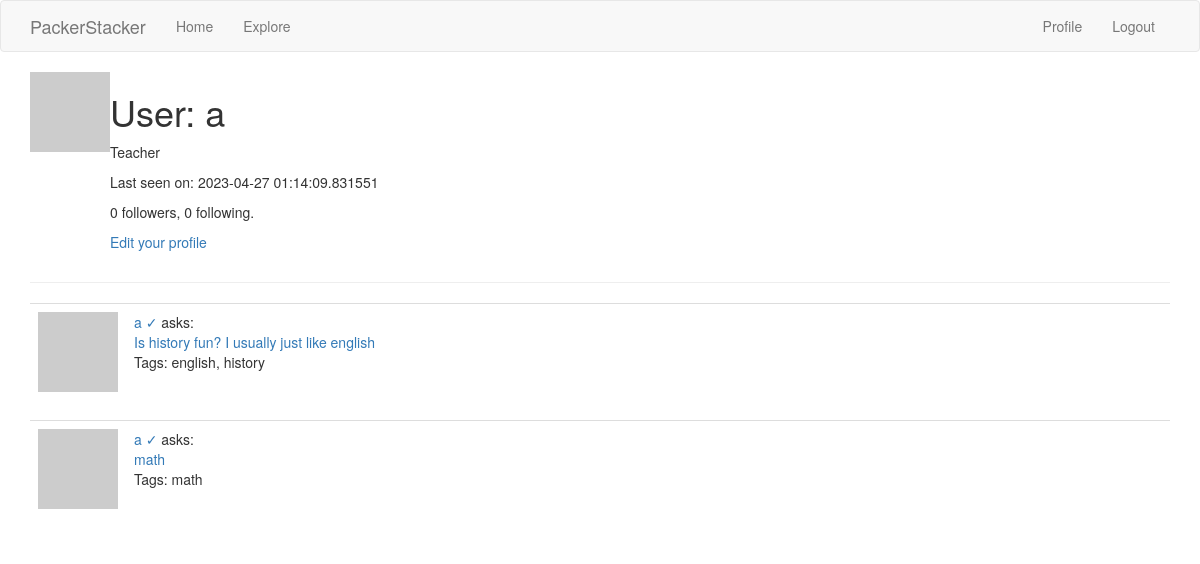
The page /user/a (signed in) on the database its author committed.
### app/models.py (models this page shows, shortened)
class User(UserMixin, db.Model):
    id = db.Column(db.Integer, primary_key=True)
    username = db.Column(db.String(64), index=True, unique=True)
    email = db.Column(db.String(120), index=True, unique=True)
    password_hash = db.Column(db.String(128))
    questions = db.relationship('Question', backref='author', lazy='dynamic')
    replies = db.relationship('Reply', backref='author', lazy='dynamic')
    about_me = db.Column(db.String(140))
    last_seen = db.Column(db.DateTime, default=datetime.utcnow)
    type = db.Column(db.Boolean())
    def avatar(self, size):
        digest = md5(self.email.lower().encode('utf-8')).hexdigest()
        return 'https://www.gravatar.com/avatar/{}?d=identicon&s={}'.format(digest, size)
    followed = db.relationship(
        'User', secondary=followers,
        primaryjoin=(followers.c.follower_id == id),
        secondaryjoin=(followers.c.followed_id == id),
        backref=db.backref('followers', lazy='dynamic'), lazy='dynamic')

class Question(db.Model):
    id = db.Column(db.Integer, primary_key=True)
    body = db.Column(db.String(1000))
    timestamp = db.Column(db.DateTime, index=True, default=datetime.utcnow)
    user_id = db.Column(db.Integer, db.ForeignKey('user.id'))
    replies = db.relationship('Reply', backref='op', lazy='dynamic')

class Tag(db.Model):
    id = db.Column(db.Integer, primary_key=True)
    name = db.Column(db.String(30), unique=True)
    questions = db.relationship('Question', secondary='question_tag', backref='tags')

### app/routes.py (the view)
@app.route('/user/<username>')
@login_required
def user(username):
    user = User.query.filter_by(username=username).first_or_404()
    page = request.args.get('page', 1, type=int)
    questions = user.questions.order_by(Question.timestamp.desc()).paginate(
        page=page, per_page=app.config['QUESTIONS_PER_PAGE'], error_out=False)
    next_url = url_for('user', username=user.username, page=questions.next_num) \
        if questions.has_next else None
    prev_url = url_for('user', username=user.username, page=questions.prev_num) \
        if questions.has_prev else None
    form = EmptyForm()
    return render_template('user.html', user=user, questions=questions.items,
                           next_url=next_url, prev_url=prev_url, form=form)

### app/models.py (called while the page is built)
@login.user_loader
def load_user(id):
    return User.query.get(int(id))

### app/routes.py (called while the page is built)
@app.before_request
def before_request():
    if current_user.is_authenticated:
        current_user.last_seen = datetime.utcnow()
        db.session.commit()

### app/templates/user.html (shortened to what this page needs)
{% extends "base.html" %}
{% import 'bootstrap/wtf.html' as wtf %}
{% block app_content %}
    <table>
      <tr valign="top">
          <td><img src="{{ user.avatar(128) }}"></td>
          <td>
            <h1>User: {{ user.username }}</h1>
            {%if user.type %}<p>Teacher</p> {% else %} <p>Student </p>{% endif %}
            {% if user.last_seen %}<p>Last seen on: {{ user.last_seen }}</p>{% endif %}
            <p>{{ user.followers.count() }} followers, {{ user.followed.count() }} following.</p>
            {% if user == current_user %}
            <p><a href="{{ url_for('edit_profile') }}">Edit your profile</a></p>
            {% endif %}
          </td>
        </tr>
    </table>
    <hr>
    {% for question in questions %}
        {% include '_question.html' %}
    {% endfor %}
{% endblock %}

### app/templates/_question.html
<table class="table table-hover">
      <tr>
          <td width="70px">
                  <img src="{{ question.author.avatar(70) }}" />
          </td>
          <td>
              <a href="{{ url_for('user', username=question.author.username) }}">
                  {{ question.author.username }} {%if question.author.type %} &#x2713 {%endif%}
              </a>
              asks:
              <br>
              <a style="text-decoration: none" href="{{ url_for('question_page', id=question.id) }}">
                {{ question.body }}
              </a>
              <br>
              <p>Tags: {% for tag in question.tags %}{{ tag.name }}{% if not loop.last %}, {% endif %}{% endfor %}</p>
          </td>
      </tr>
</table>

### rows shown on the page
User: username "a", last_seen "2023-04-27 01:14:09.831551"
Question: author.username "a", body "Is history fun? I usually just like english"
Tag: name "english"
Tag: name "history"
Question: author.username "a", body "math"
Tag: name "math"

### other values the page prints
{{ user.followers.count() }} "0"
{{ user.followed.count() }} "0"
